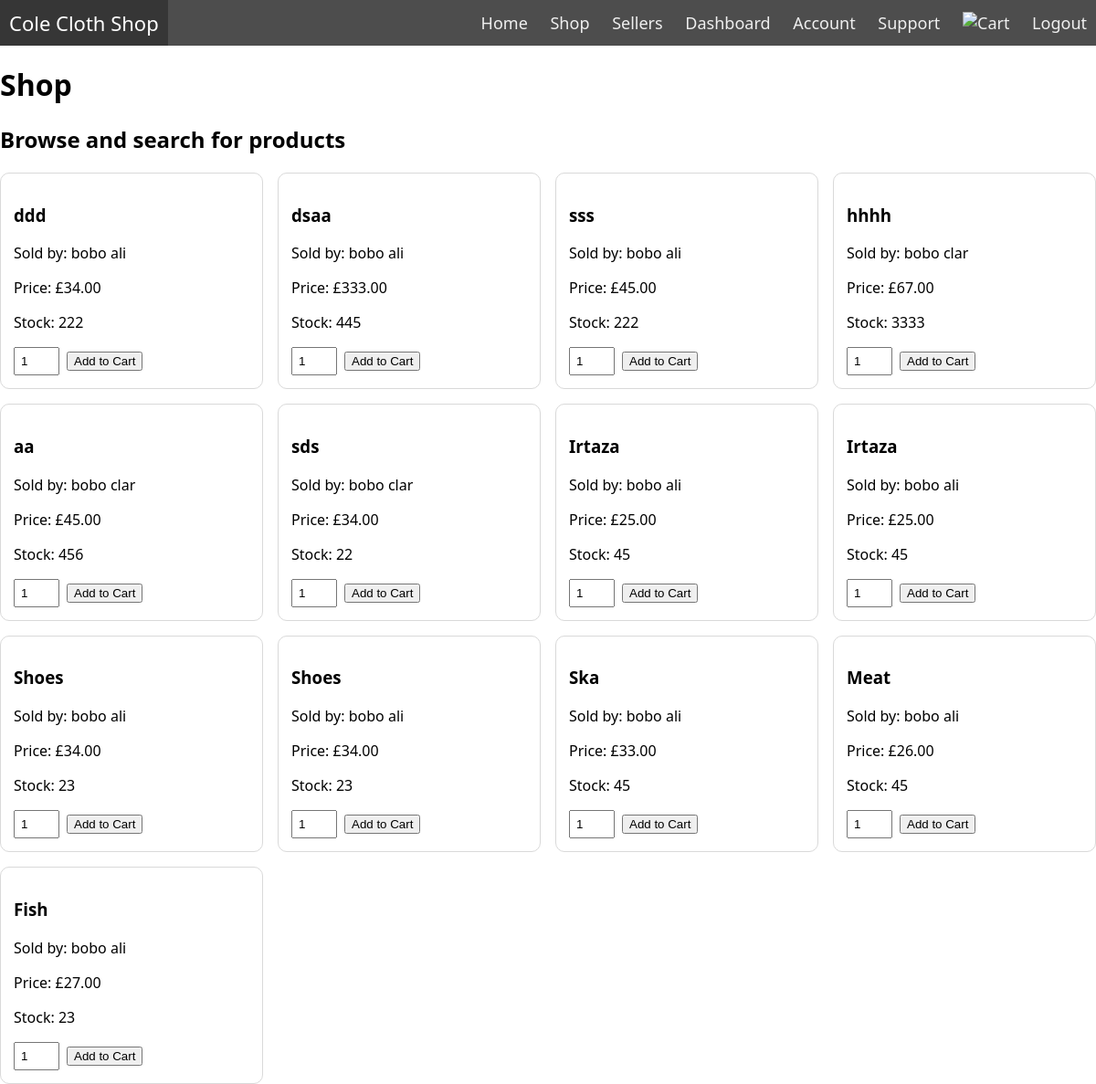
Page /shop/ (signed in) on the committed database.
### cloth/models.py (models this page shows, shortened)
class Product(models.Model):
	seller = models.ForeignKey(User, on_delete=models.CASCADE, related_name='products')
	name = models.CharField(max_length=150)
	image = models.ImageField(upload_to='products/', blank=True, null=True)
	price = models.DecimalField(max_digits=15, decimal_places=2, validators=[MinValueValidator(0)])
	stock = models.PositiveIntegerField(default=0)
	active = models.BooleanField(default=True)
	created_at = models.DateTimeField(auto_now_add=True)

### cloth/views.py (the view)
# urls.py: path('shop/', views.shop, name='shop'),
@login_required
def shop(request):
    products = Product.objects.filter(active=True).select_related('seller').order_by('-created_at')
    context = {'products': products}
    return render(request, 'cloth/shop.html', context)

### cloth/templates/cloth/shop.html (shortened to what this page needs)
{% extends 'main.html' %}
{% load static %}
{% block head %}
<link rel="stylesheet" href="{% static 'cloth/styles/shop.css' %}">
{% endblock head %}
{% block content %}
<h1>Shop</h1>
<h2>Browse and search for products</h2>
{% if products %}
	<div class="heading">
		{% for product in products %}
			<div class="names">
				<h3>{{ product.name }}</h3>
				<p>
					Sold by:
					{% if product.seller.first_name or product.seller.last_name %}
						{{ product.seller.first_name }} {{ product.seller.last_name }}
					{% else %}
						{{ product.seller.username }}
					{% endif %}
				</p>
				<p>Price: £{{ product.price }}</p>
				<p>Stock: {{ product.stock }}</p>
				{% if product.stock > 0 %}
					<form method="POST" action="{% url 'add-to-cart' product.id %}">
						<input class="number" type="number" name="quantity" min="1" value="1">
						<button type="submit">Add to Cart</button>
					</form>
				{% else %}
					<p>Out of stock</p>
				{% endif %}
			</div>
		{% endfor %}
	</div>
{% else %}
	<p>No items listed</p>
{% endif %}
{% endblock content %}

### templates/main.html (shortened to what this page needs)
<!DOCTYPE html>
{% load static %}
<html>
    <head>
        <link rel="stylesheet" href="{% static 'styles/main.css' %}">
        {% block head %}{% endblock head %}
    </head>
    <body>
        {% include 'navbar.html' %}
        {% block content %}
        {% endblock content %}
    </body>
</html>

### templates/navbar.html (shortened to what this page needs)
{% load static %}
<link rel="stylesheet" href="{% static 'styles/navbar.css' %}">
<div class="nav">
  <div class="nav-header">
    <a href="{% url 'home' %}" class="nav-title">Cole Cloth Shop</a>
  </div>
  <div class="nav-links">
    <a href="{% url 'home' %}">Home</a>
    <a href="{% url 'shop' %}">Shop</a>
    <a href="{% url 'sellers' %}">Sellers</a>
    {% if request.user.is_authenticated and request.user.profile.is_seller %}
      <a href="{% url 'dashboard' %}">Dashboard</a>
    {% endif %}
    <a href="{% url 'account' %}">Account</a>
    <a href="{% url 'support' %}">Support</a>
    <a href="{% url 'cart' %}"><img src="{% static 'cloth/images/cart.svg' %}" alt="Cart" style="width: 24px; height: 24px;"></a>
    {% if request.user.is_authenticated %}
      <a href="{% url 'logout' %}">Logout</a>
    {% else %}
      <a href="{% url 'login' %}">Login</a>
    {% endif %}
  </div>
</div>

### cloth/static/cloth/styles/shop.css (style rules this page uses)
.heading { display: grid; grid-template-columns: repeat(auto-fit, minmax(240px, 1fr)); gap: 16px; }
.names { border: 1px solid #d9d9d9; border-radius: 10px; padding: 14px; background: #fff; overflow: hidden; }
.names form { display: flex; gap: 8px; align-items: center; }
.names .number { width: 50px; padding: 6px; }

### static/styles/navbar.css (style rules this page uses)
* { box-sizing: border-box; }
body { margin: 0px; font-family: 'segoe ui'; }
.nav { height: 50px; width: 100%; background-color: #4d4d4d; position: relative; }
.nav > .nav-header { display: inline; }
.nav > .nav-header > .nav-title { display: inline-block; font-size: 22px; color: #fff; padding: 10px 10px 10px 10px; text-decoration: none; }
.nav > .nav-links { display: inline; float: right; font-size: 18px; }
.nav > .nav-links > a { display: inline-block; padding: 13px 10px 13px 10px; text-decoration: none; color: #efefef; }

### rows in the picture
Product: name "ddd", seller.first_name "bobo", seller.last_name "ali", price "34.00", stock "222"
Product: name "dsaa", seller.first_name "bobo", seller.last_name "ali", price "333.00", stock "445"
Product: name "sss", seller.first_name "bobo", seller.last_name "ali", price "45.00", stock "222"
Product: name "hhhh", seller.first_name "bobo", seller.last_name "clar", price "67.00", stock "3333"
Product: name "aa", seller.first_name "bobo", seller.last_name "clar", price "45.00", stock "456"
Product: name "sds", seller.first_name "bobo", seller.last_name "clar", price "34.00", stock "22"
Product: name "Irtaza", seller.first_name "bobo", seller.last_name "ali", price "25.00", stock "45"
Product: name "Irtaza", seller.first_name "bobo", seller.last_name "ali", price "25.00", stock "45"
Product: name "Shoes", seller.first_name "bobo", seller.last_name "ali", price "34.00", stock "23"
Product: name "Shoes", seller.first_name "bobo", seller.last_name "ali", price "34.00", stock "23"
Product: name "Ska", seller.first_name "bobo", seller.last_name "ali", price "33.00", stock "45"
Product: name "Meat", seller.first_name "bobo", seller.last_name "ali", price "26.00", stock "45"
Product: name "Fish", seller.first_name "bobo", seller.last_name "ali", price "27.00", stock "23"
